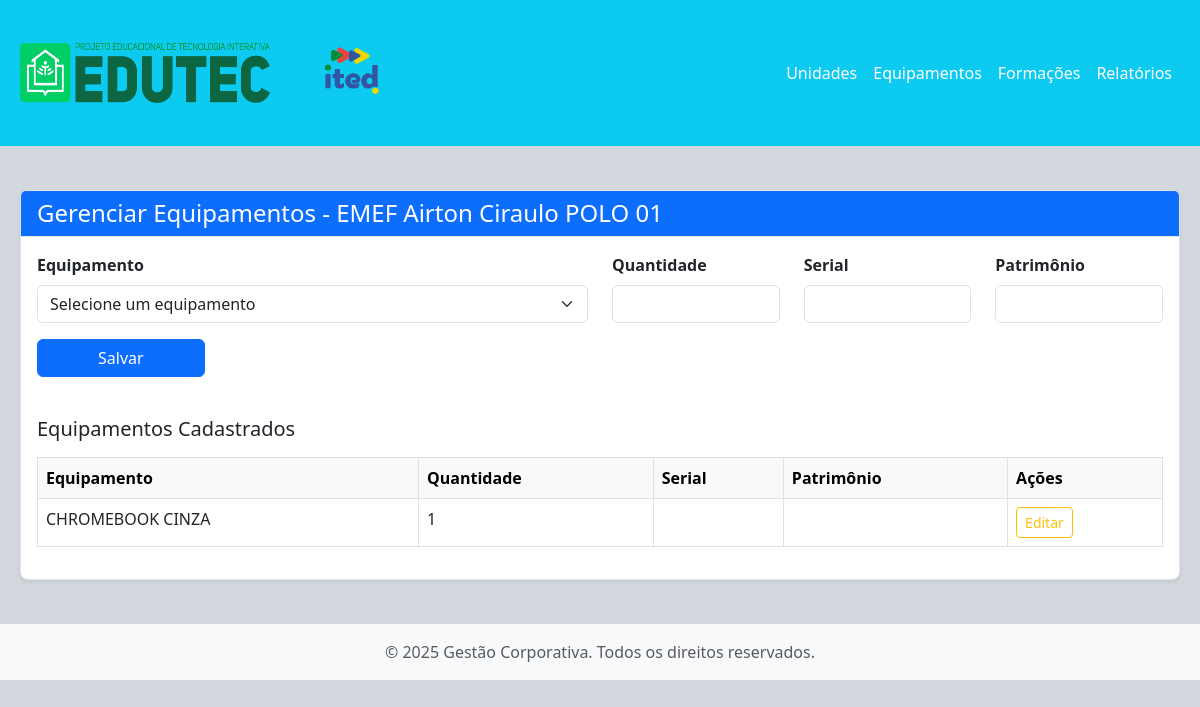
Screenshot of /gerenciar_unidade_equipamento.php?id_unidade=2 with the database file from the repository.
### tables this page shows
CREATE TABLE `unidade_escolar` (
  `id_unidade` int NOT NULL,
  `nome_escola` varchar(255) DEFAULT NULL,
  `habilita` tinyint(1) NOT NULL DEFAULT '0' COMMENT 'Indica se a unidade tem Sala Google (0 = Não, 1 = Sim)',
  `outros` tinyint(1) DEFAULT '0',
  `independentes` tinyint(1) DEFAULT NULL,
  `portatil` tinyint(1) DEFAULT NULL,
  `lcd` tinyint(1) NOT NULL
);

CREATE TABLE `unidade_equipamentos` (
  `id_registro` int NOT NULL,
  `id_unidade` int DEFAULT NULL,
  `id_equipamento` int DEFAULT NULL,
  `quantidade` int DEFAULT NULL,
  `ultima_atualizacao` datetime DEFAULT CURRENT_TIMESTAMP,
  `serie` varchar(100) DEFAULT NULL,
  `patrimonio` varchar(100) DEFAULT NULL
);

CREATE TABLE `equipamentos` (
  `id_equipamento` int NOT NULL,
  `nome_equipamento` varchar(100) DEFAULT NULL,
  `descricao` text,
  `data_cadastro` datetime DEFAULT CURRENT_TIMESTAMP
);

### gerenciar_unidade_equipamento.php (the view, shortened to what this page needs)
<?php
include 'header.php';
require 'conexao.php';
$id_unidade = $_GET['id_unidade'];
$sql_unidade = "SELECT nome_escola FROM unidade_escolar WHERE id_unidade = ?";
$stmt_unidade = $conn->prepare($sql_unidade);
$stmt_unidade->bind_param("i", $id_unidade);
$stmt_unidade->execute();
$result_unidade = $stmt_unidade->get_result();
$unidade = $result_unidade->fetch_assoc();
$nome_unidade = $unidade['nome_escola'];
$sql_registros = "SELECT ue.*, e.nome_equipamento
                  FROM unidade_equipamentos ue
                  JOIN equipamentos e ON ue.id_equipamento = e.id_equipamento
                  WHERE ue.id_unidade = ?";
$stmt_registros = $conn->prepare($sql_registros);
$stmt_registros->bind_param("i", $id_unidade);
$stmt_registros->execute();
$registros = $stmt_registros->get_result();
?>
<!DOCTYPE html>
<html lang="pt-br">
<head>
</head>
<body>
<div class="container mt-4">
    <div class="card shadow-sm">
        <div class="card-header bg-primary text-white">
            <h2 class="h4 mb-0">Gerenciar Equipamentos - <?php echo $nome_unidade; ?></h2>
        </div>
        <div class="card-body">
            <form method="POST" class="mb-4">
                <div class="row align-items-end">
                    <div class="col-md-6 mb-3">
                        <label for="equipamento" class="form-label fw-bold">Equipamento</label>
                        <select name="equipamento" class="form-select" required>
                            <option value="">Selecione um equipamento</option>
                        </select>
                    </div>
                    <div class="col-md-2 mb-3">
                        <label for="quantidade" class="form-label fw-bold">Quantidade</label>
                        <input type="number" name="quantidade" class="form-control" min="0" required>
                    </div>
                    <div class="col-md-2 mb-3">
                        <label for="serie" class="form-label fw-bold">Serial</label>
                        <input type="text" name="serie" class="form-control" required>
                    </div>
                    <div class="col-md-2 mb-3">
                        <label for="patrimonio" class="form-label fw-bold">Patrimônio</label>
                        <input type="text" name="patrimonio" class="form-control" required>
                    </div>
                    <div class="col-md-2 mb-3">
                        <button type="submit" class="btn btn-primary w-100"><i class="bi bi-save"></i> Salvar</button>
                    </div>
                </div>
            </form>
            <h3 class="h5 mb-3">Equipamentos Cadastrados</h3>
            <div class="table-responsive">
                <table class="table table-hover table-bordered">
                    <thead class="table-light">
                        <tr>
                            <th>Equipamento</th>
                            <th>Quantidade</th>
                            <th>Serial</th>
                            <th>Patrimônio</th>
                            <th>Ações</th>
                        </tr>
                    </thead>
                    <tbody>
                        <?php if ($registros->num_rows > 0): ?>
                            <?php while ($registro = $registros->fetch_assoc()): ?>
                                <tr id="row-<?php echo $registro['id_equipamento']; ?>">
                                    <td><?php echo $registro['nome_equipamento']; ?></td>
                                    <td><?php echo $registro['quantidade']; ?></td>
                                    <td><?php echo $registro['serie']; ?></td>
                                    <td><?php echo $registro['patrimonio']; ?></td>
                                    <td>
                                        <button class="btn btn-outline-warning btn-sm"
                                                data-bs-toggle="modal"
                                                data-bs-target="#modalEdicao-<?php echo $registro['id_equipamento']; ?>">
                                            <i class="bi bi-pencil"></i> Editar
                                        </button>
                                    </td>
                                </tr>
                            <?php endwhile; ?>
                        <?php else: ?>
                            <tr>
                                <td colspan="5" class="text-center text-muted">Nenhum equipamento cadastrado para esta unidade.</td>
                            </tr>
                        <?php endif; ?>
                    </tbody>
                </table>
            </div>
        </div>
    </div>
</div>
<?php
include 'footer.php';
?>
</body>
</html>

### gerenciar_unidade_equipamento.php (style rules this page uses)
body { background-color: #d3d8de; font-family: 'Segoe UI', Tahoma, Geneva, Verdana, sans-serif; margin: 0; padding: 0; }
.container { max-width: 1200px; margin: 0 auto; padding: 20px; }
.card { border: 1px solid #e0e4e8; border-radius: 8px; background-color: #ffffff; }
.card-header { border-bottom: 1px solid #e0e4e8; }

### rows the page displays
unidade_escolar: nome_escola "EMEF Airton Ciraulo POLO 01"
unidade_equipamentos: id_equipamento.nome_equipamento "CHROMEBOOK CINZA", quantidade "1"
